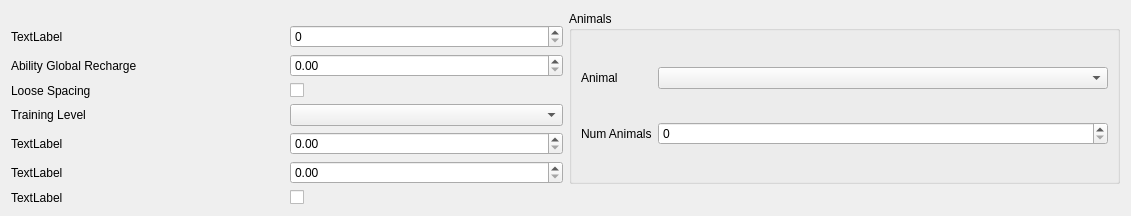
                <widget class="QWidget" name="scrollAreaWidgetContents_2">
                 <property name="geometry">
                  <rect>
                   <x>0</x>
                   <y>-66</y>
                   <width>1131</width>
                   <height>216</height>
                  </rect>
                 </property>
                 <layout class="QGridLayout" name="gridLayout_6">
                  <item row="5" column="0">
                   <widget class="QLabel" name="land_units_training_level_label">
                    <property name="text">
                     <string>Training Level</string>
                    </property>
                   </widget>
                  </item>
                  <item row="3" column="1">
                   <widget class="QDoubleSpinBox" name="land_units_ability_global_recharge_double_spinbox"/>
                  </item>
                  <item row="4" column="0">
                   <widget class="QLabel" name="land_units_loose_spacing_label">
                    <property name="text">
                     <string>Loose Spacing</string>
                    </property>
                   </widget>
                  </item>
                  <item row="2" column="1">
                   <widget class="QSpinBox" name="main_units_prestige_spinbox"/>
                  </item>
                  <item row="6" column="0">
                   <widget class="QLabel" name="land_units_healing_power_label">
                    <property name="text">
                     <string>TextLabel</string>
                    </property>
                   </widget>
                  </item>
                  <item row="3" column="0">
                   <widget class="QLabel" name="land_units_ability_global_recharge_label">
                    <property name="text">
                     <string>Ability Global Recharge</string>
                    </property>
                   </widget>
                  </item>
                  <item row="7" column="0">
                   <widget class="QLabel" name="land_units_spell_mastery_label">
                    <property name="text">
                     <string>TextLabel</string>
                    </property>
                   </widget>
                  </item>
                  <item row="1" column="2" rowspan="7" colspan="2">
                   <widget class="QGroupBox" name="land_units_animals_groupbox">
                    <property name="sizePolicy">
                     <sizepolicy hsizetype="Preferred" vsizetype="Preferred">
                      <horstretch>0</horstretch>
                      <verstretch>0</verstretch>
                     </sizepolicy>
                    </property>
                    <property name="title">
                     <string>Animals</string>
                    </property>
                    <layout class="QGridLayout" name="gridLayout_11">
                     <item row="0" column="0">
                      <widget class="QLabel" name="land_units_animal_label">
                       <property name="text">
                        <string>Animal</string>
                       </property>
                      </widget>
                     </item>
                     <item row="1" column="2">
                      <widget class="QSpinBox" name="land_units_num_animals_spinbox"/>
                     </item>
                     <item row="1" column="0">
                      <widget class="QLabel" name="land_units_num_animals_label">
                       <property name="text">
                        <string>Num Animals</string>
                       </property>
                      </widget>
                     </item>
                     <item row="0" column="2">
                      <widget class="QComboBox" name="land_units_animal_combobox">
                       <property name="sizePolicy">
                        <sizepolicy hsizetype="MinimumExpanding" vsizetype="Fixed">
                         <horstretch>0</horstretch>
                         <verstretch>0</verstretch>
                        </sizepolicy>
                       </property>
                      </widget>
                     </item>
                    </layout>
                   </widget>
                  </item>
                  <item row="4" column="1">
                   <widget class="QCheckBox" name="land_units_loose_spacing_checkbox">
                    <property name="text">
                     <string/>
                    </property>
                   </widget>
                  </item>
                  <item row="2" column="0">
                   <widget class="QLabel" name="main_units_prestige_label">
                    <property name="text">
                     <string>TextLabel</string>
                    </property>
                   </widget>
                  </item>
                  <item row="5" column="1">
                   <widget class="QComboBox" name="land_units_training_level_combobox"/>
                  </item>
                  <item row="8" column="0">
                   <widget class="QLabel" name="land_units_infinite_secondary_ammo_label">
                    <property name="text">
                     <string>TextLabel</string>
                    </property>
                   </widget>
                  </item>
                  <item row="6" column="1">
                   <widget class="QDoubleSpinBox" name="land_units_healing_power_double_spinbox"/>
                  </item>
                  <item row="7" column="1">
                   <widget class="QDoubleSpinBox" name="land_units_spell_mastery_double_spinbox"/>
                  </item>
                  <item row="8" column="1">
                   <widget class="QCheckBox" name="land_units_infinite_secondary_ammo_checkbox">
                    <property name="text">
                     <string/>
                    </property>
                   </widget>
                  </item>
                 </layout>
                </widget>
